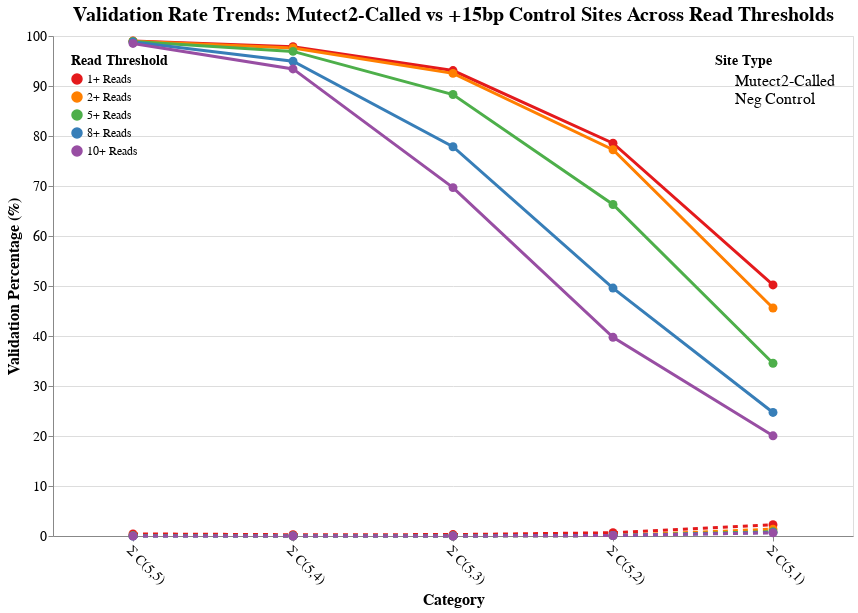

Notebook code for this chart:
### Code cell
import altair as alt
import pandas as pd

# Your data arrays
pos_1plus=[4069, 1070, 1064, 1744, 8176]
neg_1plus=[318, 85, 68, 166, 1120]

pos_2plus=[4069, 1068, 1058, 1653, 5305]
neg_2plus=[80, 24, 24, 78, 398]

pos_5plus=[4068, 1061, 1012, 1448, 2921]
neg_5plus=[5, 3, 4, 19, 77]

pos_8plus=[4068, 1041, 889, 1073, 1731]
neg_8plus=[1, 2, 1, 12, 45]

pos_10plus=[4063, 1001, 750, 796, 1242]
neg_10plus=[0, 0, 1, 0, 39]

# Total counts (same for all thresholds)
pos_totals = [4074, 1077, 1075, 1952, 17879]
neg_totals = [4074, 1077, 1075, 1952, 17879]

# Pacbio only values
rufus_pos_1plus=[3790, 1607, 1057, 1069, 4069]
rufus_neg_1plus=[96, 15, 3, 5, 13]
rufus_homog_neg_1plus=[700, 92, 43, 32, 62]
rufus_pos_2plus=[3111, 1539, 1045, 1066, 4069]
rufus_neg_2plus=[35, 5, 0, 0, 0]
rufus_homog_neg_2plus=[408, 55, 26, 17, 22]
rufus_pos_5plus=[1539, 1053, 865, 1034, 4067]
rufus_neg_5plus=[20, 5, 0, 0, 0]
rufus_homog_neg_5plus=[312, 44, 19, 13, 9]
rufus_pos_8plus=[764, 506, 571, 934, 4050]
rufus_neg_8plus=[16, 5, 0, 0, 0]
rufus_homog_neg_8plus=[282, 42, 18, 13, 8]
rufus_pos_10plus=[554, 278, 398, 876, 4029]
rufus_neg_10plus=[15, 5, 0, 0, 0]
rufus_homog_neg_10plus=[268, 39, 17, 12, 8]
mutect_pos_1plus=[2479, 846, 660, 1145, 3998]
mutect_neg_1plus=[112, 7, 2, 3, 17]
mutect_homog_neg_1plus=[834, 132, 96, 72, 155]
mutect_pos_2plus=[2251, 832, 656, 1142, 3997]
mutect_neg_2plus=[68, 1, 0, 0, 3]
mutect_homog_neg_2plus=[664, 118, 87, 62, 102]
mutect_pos_5plus=[1706, 714, 626, 1134, 3995]
mutect_neg_5plus=[43, 1, 0, 0, 2]
mutect_homog_neg_5plus=[537, 96, 77, 51, 60]
mutect_pos_8plus=[1220, 534, 552, 1111, 3990]
mutect_neg_8plus=[35, 1, 0, 0, 0]
mutect_homog_neg_8plus=[467, 83, 75, 48, 51]
mutect_pos_10plus=[989, 428, 494, 1093, 3979]
mutect_neg_10plus=[31, 1, 0, 0, 0]
mutect_homog_neg_10plus=[441, 76, 72, 43, 44]

rufus_totals=[17867, 1952, 1075, 1077, 4073]
mutect_totals=[4937, 1077, 709, 1170, 4039]

categories = ['Σ C(5,1)', 'Σ C(5,2)', 'Σ C(5,3)', 'Σ C(5,4)', 'Σ C(5,5)']

# Create comprehensive dataset for line chart
trend_data = []
datasets = {
    '1+ Reads': (mutect_pos_1plus, mutect_neg_1plus),
    '2+ Reads': (mutect_pos_2plus, mutect_neg_2plus),
    '5+ Reads': (mutect_pos_5plus, mutect_neg_5plus),
    '8+ Reads': (mutect_pos_8plus, mutect_neg_8plus),
    '10+ Reads': (mutect_pos_10plus, mutect_neg_10plus)
}

for threshold, (pos_validated, neg_validated) in datasets.items():
    for i, category in enumerate(categories):
        # Positive validation percentage
        pos_rate = (pos_validated[i] / mutect_totals[i] * 100) if mutect_totals[i] > 0 else 0
        trend_data.append({
            'category': category,
            'threshold': threshold,
            'validation_rate': pos_rate,
            'site_type': 'RUFUS-Called',
            'line_id': f'{threshold} RUFUS-Called',
            'validated_count': pos_validated[i],
            'total_count': pos_totals[i]
        })
        
        # Negative validation percentage
        neg_rate = (neg_validated[i] / mutect_totals[i] * 100) if mutect_totals[i] > 0 else 0
        trend_data.append({
            'category': category,
            'threshold': threshold,
            'validation_rate': neg_rate,
            'site_type': 'Control',
            'line_id': f'{threshold} Control',
            'validated_count': neg_validated[i],
            'total_count': neg_totals[i]
        })

trend_df = pd.DataFrame(trend_data)

# Create the single line chart with all 10 lines
line_chart = alt.Chart(trend_df).mark_line(
    strokeWidth=3,
    point=alt.OverlayMarkDef(size=80, filled=True)
).encode(
    x=alt.X('category:O', 
            title='Category',
            sort=['Σ C(5,5)', 'Σ C(5,4)', 'Σ C(5,3)', 'Σ C(5,2)', 'Σ C(5,1)'],
            axis=alt.Axis(labelAngle=45, labelFontSize=14, titleFontSize=16)),
    y=alt.Y('validation_rate:Q',
            title='Validation Percentage (%)',
            scale=alt.Scale(domain=[0, 100]),
            axis=alt.Axis(labelFontSize=14, titleFontSize=16)),
    color=alt.Color('threshold:N',
                    scale=alt.Scale(
                        domain=['1+ Reads', '2+ Reads', '5+ Reads', '8+ Reads', '10+ Reads'],
                        range=['#e41a1c', '#ff7f00', '#4daf4a', '#377eb8', '#984ea3']  # One color per threshold
                    ),
                    legend=alt.Legend(
                        title="Read Threshold",
                        titleFontSize=14,
                        labelFontSize=12,
                        orient='top-left'
                    )),
    strokeDash=alt.StrokeDash('site_type:N',
                            scale=alt.Scale(
                                domain=['Mutect2-Called', 'Control'],
                                range=[[0], [5,5]]  # Solid for RUFUS-Called, dashed for Control
                            ),
                            legend=alt.Legend(
                                title="Site Type",
                                titleFontSize=14,
                                labelFontSize=16,
                                orient='top-right',
                                symbolType='stroke',
                                symbolStrokeWidth=3,
                                values=['Mutect2-Called', 'Neg Control']
                            )),
    tooltip=['threshold:O', 'category:O', 'site_type:N', 'validation_rate:Q', 'validated_count:Q', 'total_count:Q']
).properties(
    width=800,
    height=500,
    title=alt.TitleParams(
        text="Validation Rate Trends: Mutect2-Called vs +15bp Control Sites Across Read Thresholds",
        fontSize=20,
        anchor="middle",
        fontWeight='bold',
    )
)

# Display the chart
line_chart.show()

# Optional: Save the chart
# line_chart.save('validation_trends.html')
# line_chart.save('validation_trends.png', scale_factor=2.0)

### Figure 1 — Vega-Lite specification as saved in the notebook (floating-point values rounded to 4 significant figures)
{"config": {"view": {"continuousWidth": 300, "continuousHeight": 300}}, "data": {"name": "data-b28950f45928dafce2728372e4ec4548"}, "mark": {"type": "line", "point": {"filled": true, "size": 80}, "strokeWidth": 3}, "encoding": {"color": {"field": "threshold", "legend": {"labelFontSize": 12, "orient": "top-left", "title": "Read Threshold", "titleFontSize": 14}, "scale": {"domain": ["1+ Reads", "2+ Reads", "5+ Reads", "8+ Reads", "10+ Reads"], "range": ["#e41a1c", "#ff7f00", "#4daf4a", "#377eb8", "#984ea3"]}, "type": "nominal"}, "strokeDash": {"field": "site_type", "legend": {"labelFontSize": 16, "orient": "top-right", "symbolStrokeWidth": 3, "symbolType": "stroke", "title": "Site Type", "titleFontSize": 14, "values": ["Mutect2-Called", "Neg Control"]}, "scale": {"domain": ["Mutect2-Called", "Control"], "range": [[0], [5, 5]]}, "type": "nominal"}, "tooltip": [{"field": "threshold", "type": "ordinal"}, {"field": "category", "type": "ordinal"}, {"field": "site_type", "type": "nominal"}, {"field": "validation_rate", "type": "quantitative"}, {"field": "validated_count", "type": "quantitative"}, {"field": "total_count", "type": "quantitative"}], "x": {"axis": {"labelAngle": 45, "labelFontSize": 14, "titleFontSize": 16}, "field": "category", "sort": ["Σ C(5,5)", "Σ C(5,4)", "Σ C(5,3)", "Σ C(5,2)", "Σ C(5,1)"], "title": "Category", "type": "ordinal"}, "y": {"axis": {"labelFontSize": 14, "titleFontSize": 16}, "field": "validation_rate", "scale": {"domain": [0, 100]}, "title": "Validation Percentage (%)", "type": "quantitative"}}, "height": 500, "title": {"text": "Validation Rate Trends: Mutect2-Called vs +15bp Control Sites Across Read Thresholds", "anchor": "middle", "fontSize": 20, "fontWeight": "bold"}, "width": 800, "$schema": "https://vega.github.io/schema/vega-lite/v5.20.1.json", "datasets": {"data-b28950f45928dafce2728372e4ec4548": [{"category": "Σ C(5,1)", "threshold": "1+ Reads", "validation_rate": 50.21, "site_type": "RUFUS-Called", "line_id": "1+ Reads RUFUS-Called", "validated_count": 2479, "total_count": 4074}, {"category": "Σ C(5,1)", "threshold": "1+ Reads", "validation_rate": 2.269, "site_type": "Control", "line_id": "1+ Reads Control", "validated_count": 112, "total_count": 4074}, {"category": "Σ C(5,2)", "threshold": "1+ Reads", "validation_rate": 78.55, "site_type": "RUFUS-Called", "line_id": "1+ Reads RUFUS-Called", "validated_count": 846, "total_count": 1077}, {"category": "Σ C(5,2)", "threshold": "1+ Reads", "validation_rate": 0.65, "site_type": "Control", "line_id": "1+ Reads Control", "validated_count": 7, "total_count": 1077}, {"category": "Σ C(5,3)", "threshold": "1+ Reads", "validation_rate": 93.09, "site_type": "RUFUS-Called", "line_id": "1+ Reads RUFUS-Called", "validated_count": 660, "total_count": 1075}, {"category": "Σ C(5,3)", "threshold": "1+ Reads", "validation_rate": 0.2821, "site_type": "Control", "line_id": "1+ Reads Control", "validated_count": 2, "total_count": 1075}, {"category": "Σ C(5,4)", "threshold": "1+ Reads", "validation_rate": 97.86, "site_type": "RUFUS-Called", "line_id": "1+ Reads RUFUS-Called", "validated_count": 1145, "total_count": 1952}, {"category": "Σ C(5,4)", "threshold": "1+ Reads", "validation_rate": 0.2564, "site_type": "Control", "line_id": "1+ Reads Control", "validated_count": 3, "total_count": 1952}, {"category": "Σ C(5,5)", "threshold": "1+ Reads", "validation_rate": 98.98, "site_type": "RUFUS-Called", "line_id": "1+ Reads RUFUS-Called", "validated_count": 3998, "total_count": 17879}, {"category": "Σ C(5,5)", "threshold": "1+ Reads", "validation_rate": 0.4209, "site_type": "Control", "line_id": "1+ Reads Control", "validated_count": 17, "total_count": 17879}, {"category": "Σ C(5,1)", "threshold": "2+ Reads", "validation_rate": 45.59, "site_type": "RUFUS-Called", "line_id": "2+ Reads RUFUS-Called", "validated_count": 2251, "total_count": 4074}, {"category": "Σ C(5,1)", "threshold": "2+ Reads", "validation_rate": 1.377, "site_type": "Control", "line_id": "2+ Reads Control", "validated_count": 68, "total_count": 4074}, {"category": "Σ C(5,2)", "threshold": "2+ Reads", "validation_rate": 77.25, "site_type": "RUFUS-Called", "line_id": "2+ Reads RUFUS-Called", "validated_count": 832, "total_count": 1077}, {"category": "Σ C(5,2)", "threshold": "2+ Reads", "validation_rate": 0.09285, "site_type": "Control", "line_id": "2+ Reads Control", "validated_count": 1, "total_count": 1077}, {"category": "Σ C(5,3)", "threshold": "2+ Reads", "validation_rate": 92.52, "site_type": "RUFUS-Called", "line_id": "2+ Reads RUFUS-Called", "validated_count": 656, "total_count": 1075}, {"category": "Σ C(5,3)", "threshold": "2+ Reads", "validation_rate": 0.0, "site_type": "Control", "line_id": "2+ Reads Control", "validated_count": 0, "total_count": 1075}, {"category": "Σ C(5,4)", "threshold": "2+ Reads", "validation_rate": 97.61, "site_type": "RUFUS-Called", "line_id": "2+ Reads RUFUS-Called", "validated_count": 1142, "total_count": 1952}, {"category": "Σ C(5,4)", "threshold": "2+ Reads", "validation_rate": 0.0, "site_type": "Control", "line_id": "2+ Reads Control", "validated_count": 0, "total_count": 1952}, {"category": "Σ C(5,5)", "threshold": "2+ Reads", "validation_rate": 98.96, "site_type": "RUFUS-Called", "line_id": "2+ Reads RUFUS-Called", "validated_count": 3997, "total_count": 17879}, {"category": "Σ C(5,5)", "threshold": "2+ Reads", "validation_rate": 0.07428, "site_type": "Control", "line_id": "2+ Reads Control", "validated_count": 3, "total_count": 17879}, {"category": "Σ C(5,1)", "threshold": "5+ Reads", "validation_rate": 34.56, "site_type": "RUFUS-Called", "line_id": "5+ Reads RUFUS-Called", "validated_count": 1706, "total_count": 4074}, {"category": "Σ C(5,1)", "threshold": "5+ Reads", "validation_rate": 0.871, "site_type": "Control", "line_id": "5+ Reads Control", "validated_count": 43, "total_count": 4074}, {"category": "Σ C(5,2)", "threshold": "5+ Reads", "validation_rate": 66.3, "site_type": "RUFUS-Called", "line_id": "5+ Reads RUFUS-Called", "validated_count": 714, "total_count": 1077}, {"category": "Σ C(5,2)", "threshold": "5+ Reads", "validation_rate": 0.09285, "site_type": "Control", "line_id": "5+ Reads Control", "validated_count": 1, "total_count": 1077}, {"category": "Σ C(5,3)", "threshold": "5+ Reads", "validation_rate": 88.29, "site_type": "RUFUS-Called", "line_id": "5+ Reads RUFUS-Called", "validated_count": 626, "total_count": 1075}, {"category": "Σ C(5,3)", "threshold": "5+ Reads", "validation_rate": 0.0, "site_type": "Control", "line_id": "5+ Reads Control", "validated_count": 0, "total_count": 1075}, {"category": "Σ C(5,4)", "threshold": "5+ Reads", "validation_rate": 96.92, "site_type": "RUFUS-Called", "line_id": "5+ Reads RUFUS-Called", "validated_count": 1134, "total_count": 1952}, {"category": "Σ C(5,4)", "threshold": "5+ Reads", "validation_rate": 0.0, "site_type": "Control", "line_id": "5+ Reads Control", "validated_count": 0, "total_count": 1952}, {"category": "Σ C(5,5)", "threshold": "5+ Reads", "validation_rate": 98.91, "site_type": "RUFUS-Called", "line_id": "5+ Reads RUFUS-Called", "validated_count": 3995, "total_count": 17879}, {"category": "Σ C(5,5)", "threshold": "5+ Reads", "validation_rate": 0.04952, "site_type": "Control", "line_id": "5+ Reads Control", "validated_count": 2, "total_count": 17879}, {"category": "Σ C(5,1)", "threshold": "8+ Reads", "validation_rate": 24.71, "site_type": "RUFUS-Called", "line_id": "8+ Reads RUFUS-Called", "validated_count": 1220, "total_count": 4074}, {"category": "Σ C(5,1)", "threshold": "8+ Reads", "validation_rate": 0.7089, "site_type": "Control", "line_id": "8+ Reads Control", "validated_count": 35, "total_count": 4074}, {"category": "Σ C(5,2)", "threshold": "8+ Reads", "validation_rate": 49.58, "site_type": "RUFUS-Called", "line_id": "8+ Reads RUFUS-Called", "validated_count": 534, "total_count": 1077}, {"category": "Σ C(5,2)", "threshold": "8+ Reads", "validation_rate": 0.09285, "site_type": "Control", "line_id": "8+ Reads Control", "validated_count": 1, "total_count": 1077}, {"category": "Σ C(5,3)", "threshold": "8+ Reads", "validation_rate": 77.86, "site_type": "RUFUS-Called", "line_id": "8+ Reads RUFUS-Called", "validated_count": 552, "total_count": 1075}, {"category": "Σ C(5,3)", "threshold": "8+ Reads", "validation_rate": 0.0, "site_type": "Control", "line_id": "8+ Reads Control", "validated_count": 0, "total_count": 1075}, {"category": "Σ C(5,4)", "threshold": "8+ Reads", "validation_rate": 94.96, "site_type": "RUFUS-Called", "line_id": "8+ Reads RUFUS-Called", "validated_count": 1111, "total_count": 1952}, {"category": "Σ C(5,4)", "threshold": "8+ Reads", "validation_rate": 0.0, "site_type": "Control", "line_id": "8+ Reads Control", "validated_count": 0, "total_count": 1952}, {"category": "Σ C(5,5)", "threshold": "8+ Reads", "validation_rate": 98.79, "site_type": "RUFUS-Called", "line_id": "8+ Reads RUFUS-Called", "validated_count": 3990, "total_count": 17879}, {"category": "Σ C(5,5)", "threshold": "8+ Reads", "validation_rate": 0.0, "site_type": "Control", "line_id": "8+ Reads Control", "validated_count": 0, "total_count": 17879}, {"category": "Σ C(5,1)", "threshold": "10+ Reads", "validation_rate": 20.03, "site_type": "RUFUS-Called", "line_id": "10+ Reads RUFUS-Called", "validated_count": 989, "total_count": 4074}, {"category": "Σ C(5,1)", "threshold": "10+ Reads", "validation_rate": 0.6279, "site_type": "Control", "line_id": "10+ Reads Control", "validated_count": 31, "total_count": 4074}, {"category": "Σ C(5,2)", "threshold": "10+ Reads", "validation_rate": 39.74, "site_type": "RUFUS-Called", "line_id": "10+ Reads RUFUS-Called", "validated_count": 428, "total_count": 1077}, {"category": "Σ C(5,2)", "threshold": "10+ Reads", "validation_rate": 0.09285, "site_type": "Control", "line_id": "10+ Reads Control", "validated_count": 1, "total_count": 1077}, {"category": "Σ C(5,3)", "threshold": "10+ Reads", "validation_rate": 69.68, "site_type": "RUFUS-Called", "line_id": "10+ Reads RUFUS-Called", "validated_count": 494, "total_count": 1075}, {"category": "Σ C(5,3)", "threshold": "10+ Reads", "validation_rate": 0.0, "site_type": "Control", "line_id": "10+ Reads Control", "validated_count": 0, "total_count": 1075}, {"category": "Σ C(5,4)", "threshold": "10+ Reads", "validation_rate": 93.42, "site_type": "RUFUS-Called", "line_id": "10+ Reads RUFUS-Called", "validated_count": 1093, "total_count": 1952}, {"category": "Σ C(5,4)", "threshold": "10+ Reads", "validation_rate": 0.0, "site_type": "Control", "line_id": "10+ Reads Control", "validated_count": 0, "total_count": 1952}, {"category": "Σ C(5,5)", "threshold": "10+ Reads", "validation_rate": 98.51, "site_type": "RUFUS-Called", "line_id": "10+ Reads RUFUS-Called", "validated_count": 3979, "total_count": 17879}, {"category": "Σ C(5,5)", "threshold": "10+ Reads", "validation_rate": 0.0, "site_type": "Control", "line_id": "10+ Reads Control", "validated_count": 0, "total_count": 17879}]}}
